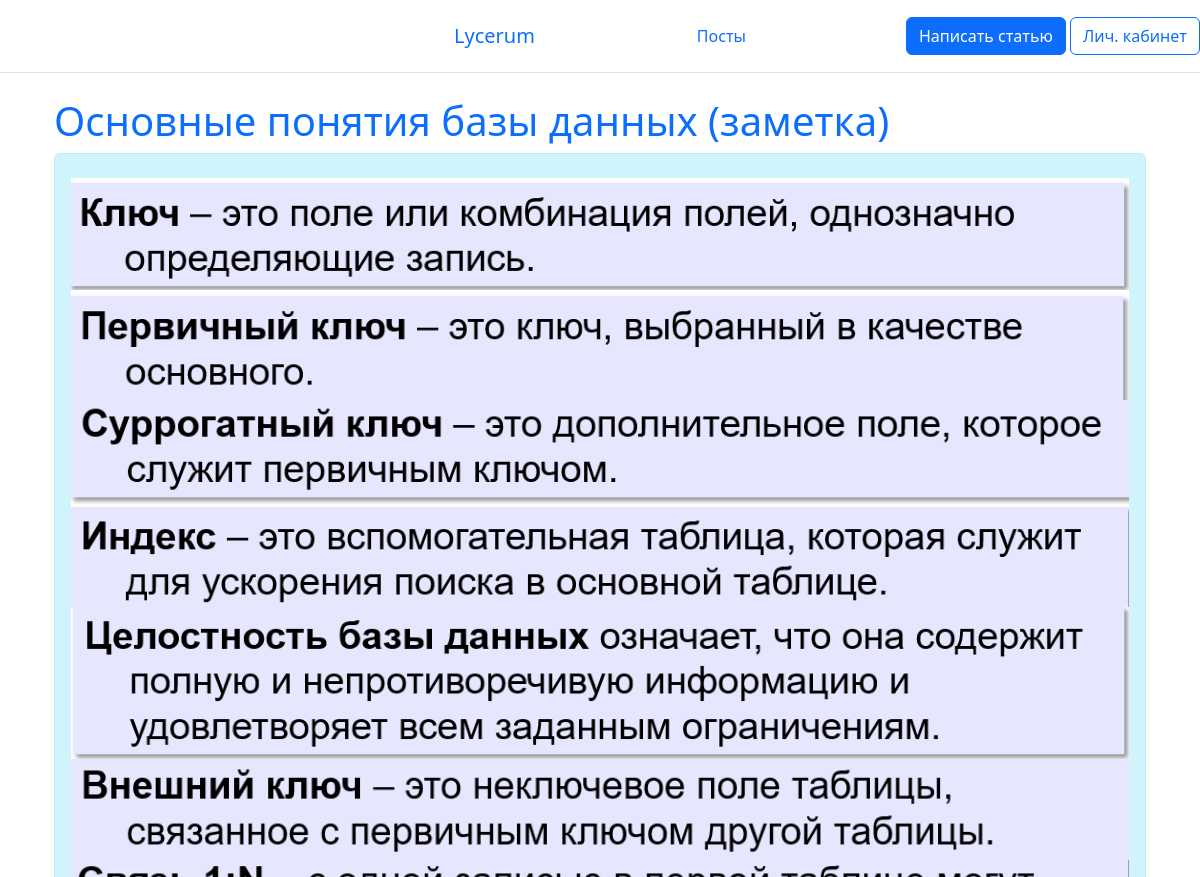
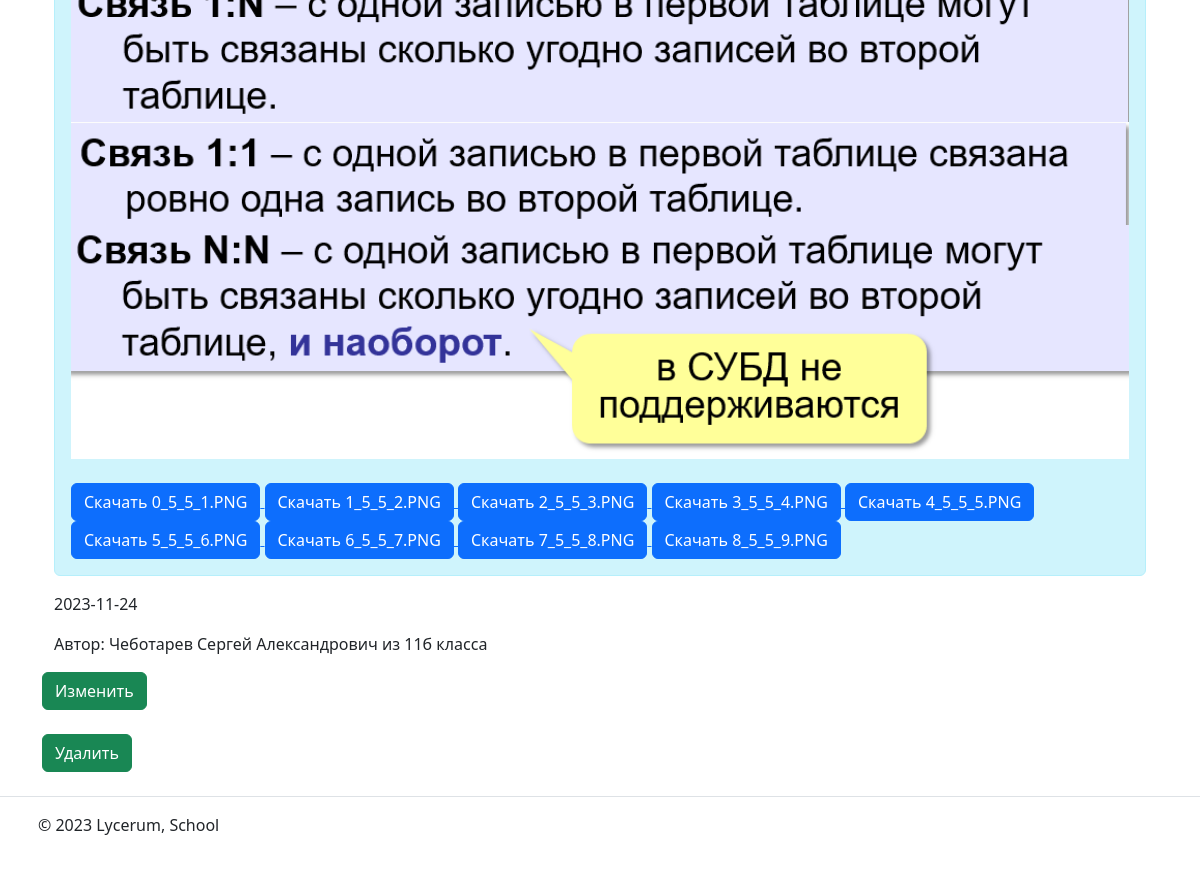
Page /posts/5 (signed in) on the committed database (2 pictures, top to bottom).
### webapp/models.py (models this page shows, shortened)
class Record(db.Model):
    __tablename__ = 'record'
    id = db.Column(db.Integer, primary_key=True)
    user_id = db.Column(db.Integer, db.ForeignKey('user.id'), nullable=False)
    users = db.relationship('User',
                            backref=db.backref('user', lazy='joined'),
                            lazy=True)
    title = db.Column(db.String(50), nullable=False)
    subject = db.Column(db.String, nullable=False)
    text = db.Column(db.Text, nullable=False)
    sum_of_files = db.Column(db.Integer, default=0)
    date = db.Column(db.DateTime, default=datetime.utcnow)

class Files(db.Model):
    __tablename__ = 'files'
    id = db.Column(db.Integer, primary_key=True)
    record_id = db.Column(db.Integer, db.ForeignKey('record.id'), nullable=False)
    records = db.relationship('Record',
                              backref=db.backref('record', lazy='joined'),
                              lazy=True)
    filename = db.Column(db.String, nullable=False)
    path_to_explorer = db.Column(db.String, nullable=False)
    format = db.Column(db.String, nullable=False)

class User(db.Model, UserMixin):
    __tablename__ = 'user'
    id = db.Column(db.Integer, primary_key=True)
    user_login = db.Column(db.String, nullable=False, unique=True)
    password = db.Column(db.String, nullable=False)
    admin = db.Column(db.Integer, default=0)
    fullname = db.Column(db.String, nullable=False)
    school_class = db.Column(db.String, nullable=False)
    birth_date = db.Column(db.String, nullable=False)
    sum_of_record = db.Column(db.Integer, default=0)

### webapp/routs.py (the view, shortened to what this page needs)
@app.route('/posts/<int:id>', methods=['POST', 'GET'])
@login_required
def posts_record(id):
    try:
        user = User.query.get(session['users'])
        record = Record.query.get(id)
        files = Files.query.filter_by(record_id=record.id).all()
    except AttributeError:
        return redirect('/posts')
    if record.user_id == session['users'] or user.admin >= 1:
        edit = True
        delete = True
    else:
        edit = False
        delete = False
    return render_template('posts_record.html',
                           item=record,
                           edit=edit,
                           delete=delete,
                           files=files
                           )

### webapp/models.py (called while the page is built)
@manager.user_loader
def load_user(user_id):
    return User.query.get(user_id)

### webapp/routs.py (called while the page is built)
@app.after_request
def redirect_to_signin(response):
    if response.status_code == 401:
        return redirect(url_for('login_page') + '?next=' + request.url)
    return response

### webapp/templates/posts_record.html (shortened to what this page needs)
{% extends 'base.html' %}
{% block body %}
<div class="container">
    <h1 class="text-primary">{{ item.title }}</h1>
    <div class="alert alert-info">
        {% for file in files %}
            {% if file.format == "jpg" or file.format == "png" or file.format == "jpeg" or
        file.format == "PNG" or file.format == "JPG" or file.format == "JPEG"%}
                <img src="{{ file.path_to_explorer }}" width="100%" height="auto"><br>
            {% endif %}
        {% endfor %}
        <br>
        {% for file in files %}
            <a href="{{ file.path_to_explorer }}" download>
                <button type="button" class="btn btn-primary">Скачать {{ file.filename }}</button>
            </a>
        {% endfor %}
    </div>
    <p>{{ item.date.date() }}</p>
    <p>Автор: {{ item.users.fullname }} из {{ item.users.school_class }} класса</p>
</div>
{% if edit == true %}
    <form method="post">
        <a href="/posts_record/{{ item.id }}" class="btn btn-success">Изменить</a>
    </form>
{% endif %}
<br>
{% if delete == true %}
    <form method="post">
        <input type="submit" class="btn btn-success" name="delete_btn" value="Удалить">
    </form>
{% endif %}
{% endblock %}

### rows in the picture
Record: title "Основные понятия базы данных (заметка)", date "2023-11-24"
Files: shows a picture, filename "0_5_5_1.PNG"
Files: shows a picture, filename "1_5_5_2.PNG"
Files: shows a picture, filename "2_5_5_3.PNG"
Files: shows a picture, filename "3_5_5_4.PNG"
Files: shows a picture, filename "4_5_5_5.PNG"
Files: shows a picture, filename "5_5_5_6.PNG"
Files: shows a picture, filename "6_5_5_7.PNG"
Files: shows a picture, filename "7_5_5_8.PNG"
Files: shows a picture, filename "8_5_5_9.PNG"
User: users.fullname "Чеботарев Сергей Александрович", users.school_class "11б"
